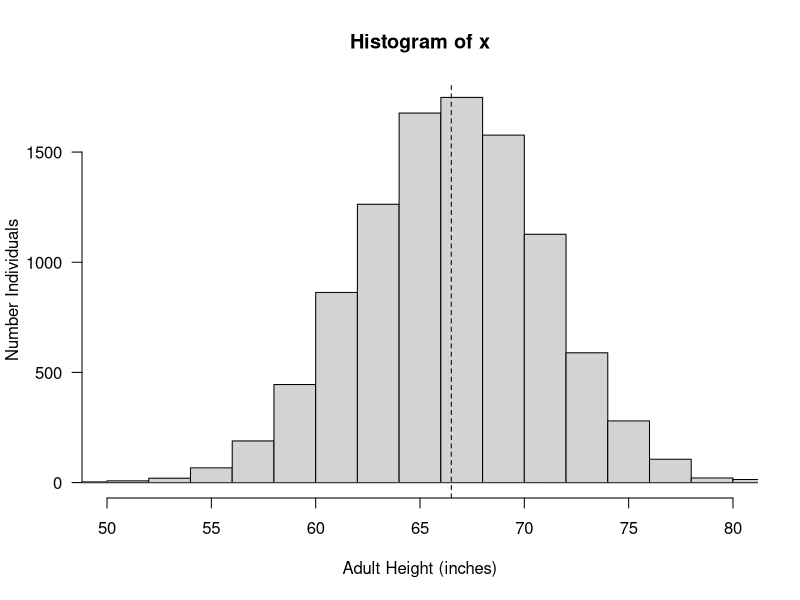
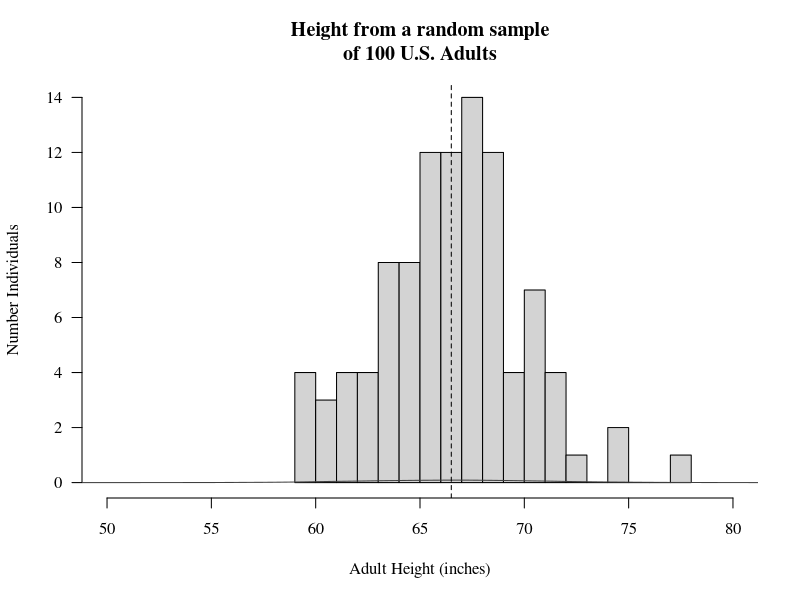
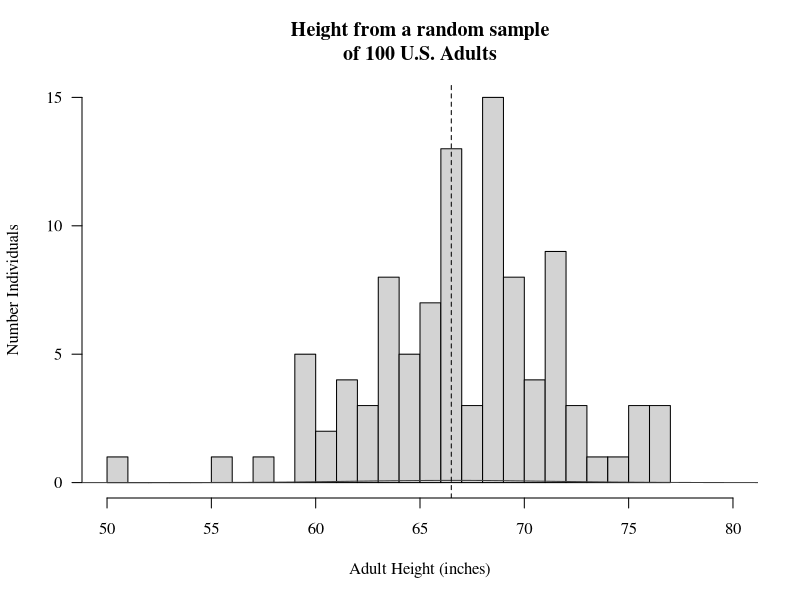
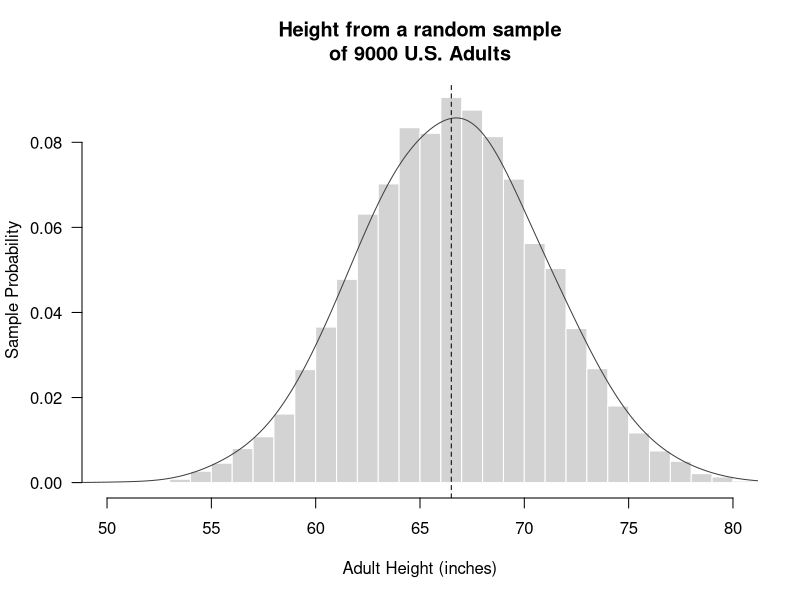
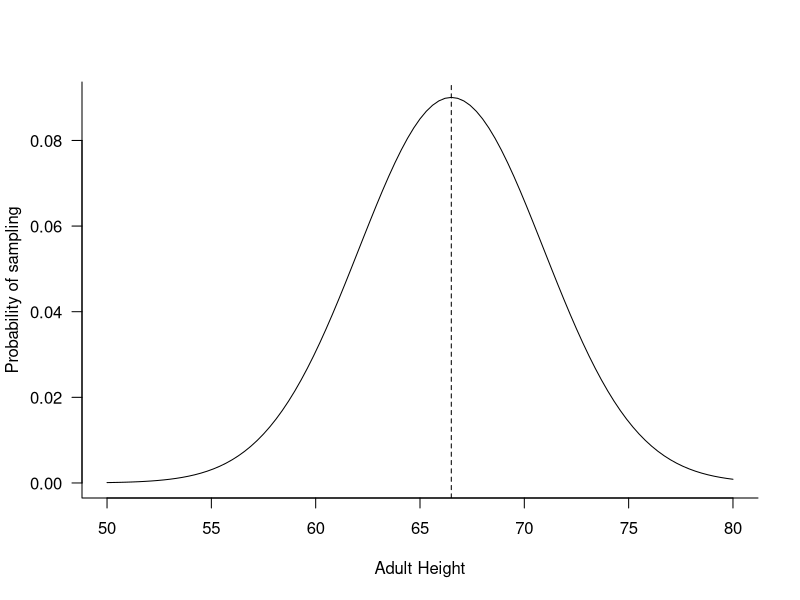

Here is the R script that generated these plots, in order:
x <- rnorm(100000,mean=66.5,sd=4.43)

x <- rnorm(10000,mean=66.5,sd=4.43)




hist(x, xlab="Adult Height (inches)", ylab='Number Individuals', freq=TRUE, breaks=20, xlim=c(50,80), las=1)
lines(density(x), col='gray25') 
abline(v=66.5, lty=2)

h100 <- rnorm(100, mean=66.5, sd=4.43)
h250 <- rnorm(500, mean=66.5, sd=4.43)
h1000 <- rnorm(1000, mean=66.5, sd=4.43)
bigN <- rnorm(9000, mean=66.5, sd=4.43)


op <- par(family='serif')

hist(h100, xlab="Adult Height (inches)", ylab='Number Individuals', main='Height from a random sample\nof 100 U.S. Adults', freq=TRUE, breaks=20, xlim=c(50,80), las=1)
lines(density(bigN), col='gray25', family='serif') 
abline(v=66.5, lty=2)

par(op)

h100 <- rnorm(100, mean=66.5, sd=4.43)
h250 <- rnorm(500, mean=66.5, sd=4.43)
h1000 <- rnorm(1000, mean=66.5, sd=4.43)
bigN <- rnorm(9000, mean=66.5, sd=4.43)


op <- par(family='serif')

hist(h100, xlab="Adult Height (inches)", ylab='Number Individuals', main='Height from a random sample\nof 100 U.S. Adults', freq=TRUE, breaks=20, xlim=c(50,80), las=1)
lines(density(bigN, adjust=2), col='gray25', family='serif') 
abline(v=66.5, lty=2)

par(op)


h <- hist(bigN, plot=FALSE, breaks=25)

plot(h, xlab="Adult Height (inches)", ylab='Sample Probability', main='Height from a random sample\nof 9000 U.S. Adults', freq=FALSE, xlim=c(50,80), las=1, border="white")
lines(density(bigN, adjust=2), col='gray25') 
abline(v=66.5, lty=2)

curve(dnorm(x,66.5,4.43),50,80, xlab="Adult Height", ylab="Probability of sampling", las=1, bty='l')
abline(v=66.5,lty=2)

